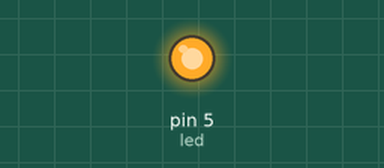
The sketch below on a simulated Arduino Uno, built with avr-gcc and run on an emulated ATmega328P. Shown: output pins drawn as LEDs (lit = HIGH).

Above: at 0.2 s.
At 1.0 s:
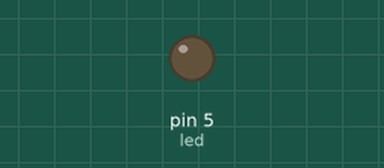
Timing chart, 0 to 5.2 s (numbered marks = the images above):
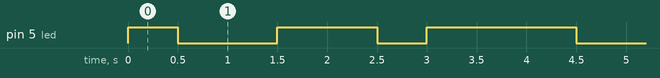

The sketch:

guia_n_24.ino
```cpp
#define led 5
int secuencia[] = { 1, 0 ,0 ,1, 1, 0, 1,1};

void setup()
{
  pinMode(led, OUTPUT);
  Serial.begin(9600);
}

void loop()
{
  for(int i = 0; i < (sizeof(secuencia)/sizeof(int)); i++)
  {
    if(secuencia[i] == 1)
    {
      digitalWrite(led, HIGH);
    }
    else
    {
      digitalWrite(led, LOW);
    }
    delay(500);
  }
}
```

Measured:
- by itself, pin 5 (led): repeats every 4.0 s: LOW 1.0 s, HIGH 1.0 s, LOW 0.50 s, HIGH 1.5 s
- by itself, everything shown: repeats every 4.0 s, in 4 steps
